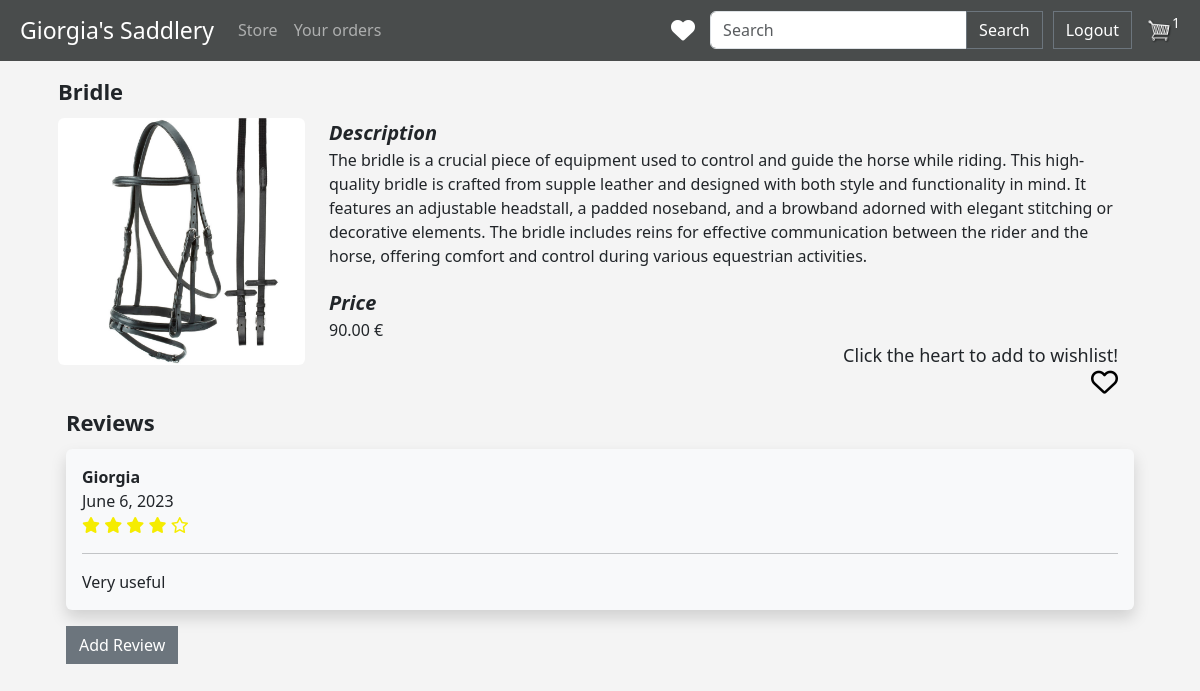
The page /detail/42/ (signed in) on the database its author committed.
### store/models.py (models this page shows, shortened)
class OrderModel(models.Model):
    customer = models.ForeignKey(CustomerModel, on_delete=models.SET_NULL, blank=True, null=True)
    date_order = models.DateTimeField(auto_now_add=True)
    complete = models.BooleanField(default=False, null=True, blank=True)
    transaction_id = models.CharField(max_length=5, null=True)
    def calculate_cart_items(self):
        orderitems = self.orderitemmodel_set.all()
        total = sum([item.quantity for item in orderitems])
        return total

class OrderItemModel(models.Model):
    product = models.ForeignKey(ProductModel, on_delete=models.SET_NULL, null=True, blank=True)
    order = models.ForeignKey(OrderModel, on_delete=models.SET_NULL, null=True, blank=True)
    quantity = models.IntegerField(default=0, null=True, blank=True)
    date_added = models.DateTimeField(auto_now_add=True)

class ProductModel(models.Model):
    name = models.CharField(max_length=200, null=True)
    price = models.FloatField()
    category = models.ForeignKey(CategoryModel, on_delete=models.SET_NULL, null=True)
    image = models.ImageField(null=True, blank=True)
    description = models.TextField(null=True, blank=True)
    numberOfLikes = models.IntegerField(default=0)

class Review(models.Model):
    CHOICES = [
        ('0', 'Zero stelle'),
        ('1', 'Una stella'),
        ('2', 'Due stelle'),
        ('3', 'Tre stelle'),
        ('4', 'Quattro stelle'),
        ('5', 'Cinque stelle'),
    ]
    customer = models.ForeignKey(CustomerModel, on_delete=models.CASCADE)
    date_added = models.DateField(auto_now_add=True)
    product = models.ForeignKey(ProductModel, related_name="reviews", on_delete=models.CASCADE)
    content = models.TextField(max_length=300)
    rating = models.CharField(max_length= 20, choices=CHOICES, default= 'star0')

class CustomerModel(models.Model):
    user = models.OneToOneField(User, on_delete=models.CASCADE, null=True, blank=True)   #a user can only have a customer and a customer canonly have a user
    name = models.CharField(max_length=50, null=True)
    surname = models.CharField(max_length=50, null=True)
    email = models.EmailField(max_length=50, null=True)
    def __str__(self):
        return self.name

### store/views.py (the view)
# urls.py: path('detail/<int:id>/', views.detail, name="detail"),
def detail(request, id):
    product = get_object_or_404(ProductModel, pk=id)
    liked_object = LikedProducts.objects.filter(productId=id, username=request.user.username).first()
    cart_items = 0
    if request.user.is_authenticated:
        customer = request.user.customermodel
        order, created = OrderModel.objects.get_or_create(customer=customer, complete=False)
        cart_items = order.calculate_cart_items
    else:
        cart_items = 0
    return render(request, 'store/detail.html', {
        'product': product,
        'cart_items': cart_items,
        'liked_object': liked_object,
    })

### store/templates/store/detail.html (shortened to what this page needs)
{% extends 'store/main.html' %}
{% load static %}
{% block content %}
<div class="row px-3">
    <div class="row pt-1" style="font-size: 22px; margin-top: 10px; margin-bottom: 10px;">
        <strong> {{product.name}} </strong>
    </div>
    <div class="row">
        <div class="col-lg-3 col-md-3 col-sm-12">
            <img src="{{product.image.url}}" class="img-fluid rounded-2" style="width: 100%">
        </div>
        <div class="col-lg-9 col-md-9 col-sm-12">
        <div style="font-size: 20px;"><strong><i>Description</i></strong></div>
        {{product.description}}
        <div style="font-size: 20px; margin-top: 20px;"><strong><i>Price</i></strong></div>
        {{product.price|floatformat:2}} €
        {% if request.user.is_authenticated %}
            {% if liked_object%}
                <div style="font-size: 18px; text-align: right">
                    You like this product!
                </div>
                <div style="display:flex; justify-content: right">
                <a href="{% url 'likeProduct' product.id %}" class="addLike" title="like" >
                    <i class="fa-solid fa-heart fa-xl" style="color:black"></i>
                </a>
                </div>
            {% else %}
                <div style="font-size: 18px; text-align: right">
                    Click the heart to add to wishlist!
                <div style="display:flex; justify-content: right">
                <a href="{% url 'likeProduct' product.id %}" class="addLike" title="like" >
                    <i class="fa-regular fa-heart fa-xl" style="color:black"></i>
                </a>
                </div>
            {% endif %}
        {% else %}
            <div style="font-size: 18px; text-align: right">
                <a class="login py-1" href="{% url 'login' %}">
                            <button type="button" class="btn btn-outline-secondary rounded-3 px-4 ">Login to like products!</button>
                </a>
            </div>
        {% endif %}
        </div>
        </div>
    </div>
</div>
<div class="px-4">
    <div style="font-size: 22px; margin-top: 10px; margin-bottom: 10px;">
        <strong>Reviews</strong>
    </div>
    <div>
    {% if not product.reviews.all %}
        <div style="font-size: 18px; margin-top: 15px; margin-bottom: 15px;">
            No reviews yet..
        </div>
    {% else %}
        {% for review in product.reviews.all %}
            <div class="shadow p-3 mb-3 bg-body-tertiary rounded">
                <div> <strong>
                    {{ review.customer }}
                    </strong>
                    <br/>
                    {{ review.date_added}}
                </div>
                {% if review.rating|add:0 == 0 %}
                    <i class="fa-regular fa-star" style="color: #f5ec00;"></i>
                    <i class="fa-regular fa-star" style="color: #f5ec00;"></i>
                    <i class="fa-regular fa-star" style="color: #f5ec00;"></i>
                    <i class="fa-regular fa-star" style="color: #f5ec00;"></i>
                    <i class="fa-regular fa-star" style="color: #f5ec00;"></i>
                {% elif review.rating|add:0 == 1 %}
                    <i class="fa-solid fa-star" style="color: #f5ec00;"></i>
                    <i class="fa-regular fa-star" style="color: #f5ec00;"></i>
                    <i class="fa-regular fa-star" style="color: #f5ec00;"></i>
                    <i class="fa-regular fa-star" style="color: #f5ec00;"></i>
                    <i class="fa-regular fa-star" style="color: #f5ec00;"></i>
                {% elif review.rating|add:0 == 2 %}
                    <i class="fa-solid fa-star" style="color: #f5ec00;"></i>
                    <i class="fa-solid fa-star" style="color: #f5ec00;"></i>
                    <i class="fa-regular fa-star" style="color: #f5ec00;"></i>
                    <i class="fa-regular fa-star" style="color: #f5ec00;"></i>
                    <i class="fa-regular fa-star" style="color: #f5ec00;"></i>
                {% elif review.rating|add:0 == 3 %}
                    <i class="fa-solid fa-star" style="color: #f5ec00;"></i>
                    <i class="fa-solid fa-star" style="color: #f5ec00;"></i>
                    <i class="fa-solid fa-star" style="color: #f5ec00;"></i>
                    <i class="fa-regular fa-star" style="color: #f5ec00;"></i>
                    <i class="fa-regular fa-star" style="color: #f5ec00;"></i>
                {% elif review.rating|add:0 == 4 %}
                    <i class="fa-solid fa-star" style="color: #f5ec00;"></i>
                    <i class="fa-solid fa-star" style="color: #f5ec00;"></i>
                    <i class="fa-solid fa-star" style="color: #f5ec00;"></i>
                    <i class="fa-solid fa-star" style="color: #f5ec00;"></i>
                    <i class="fa-regular fa-star" style="color: #f5ec00;"></i>
                {% elif review.rating|add:0 == 5 %}
                    <i class="fa-solid fa-star" style="color: #f5ec00;"></i>
                    <i class="fa-solid fa-star" style="color: #f5ec00;"></i>
                    <i class="fa-solid fa-star" style="color: #f5ec00;"></i>
                    <i class="fa-solid fa-star" style="color: #f5ec00;"></i>
                    <i class="fa-solid fa-star" style="color: #f5ec00;"></i>
                {% endif %}
                <hr>
                <div>
                    {{ review.content }}
                </div>
            </div>
        {% endfor %}
    {% endif %}
    </div>
    {% if request.user.is_authenticated %}
        <a class="btn btn-secondary" href="{% url 'addReview' product.id %}" style="margin-bottom: 20px;">Add Review</a>
        <br/>
    {% else %}
        <a class="btn btn-secondary" href="{% url 'login' %}" style="margin-bottom: 20px;">Login to add review</a>
        <br/>
    {% endif %}
</div>
{% endblock content %}

### store/templates/store/main.html (shortened to what this page needs)
<!DOCTYPE html>
{% load static %}
<html lang="en">
<head>
    <link href="https://cdn.jsdelivr.net/npm/bootstrap@5.3.0-alpha3/dist/css/bootstrap.min.css" rel="stylesheet">
    <link rel="stylesheet" type="text/css" href="{% static 'css/main.css' %}">
</head>
<body>
<nav class="navbar navbar-expand-lg navbar-dark bg-dark" style="padding-right: 20px; padding-left: 20px;">
  <a class="navbar-brand" href="{% url 'store' %}" style="font-size: 23px;">  Giorgia's Saddlery </a>
  <div class="collapse navbar-collapse justify-content-between" id="navbarSupportedContent">
    <ul class="navbar-nav mr-auto">
      <li class="nav-item active">
        <a class="nav-link" href="{% url 'store' %}"> Store</a>
      </li>
      {% if request.user.is_authenticated %}
          <li class="nav-item ">
            <a class="nav-link" href="{% url 'orderHistory' %}"> Your orders</a>
          </li>
      {% endif%}
    </ul>
    <div class="form-inline my-2 my-lg-0 d-flex align-items-center">
        {% if request.user.is_authenticated %}
        <a href="{% url 'likedProducts' %}" style="text-decoration: none; margin-right: 15px" >
            <i class="fa-solid fa-heart fa-xl" style="color: white"></i>
        </a>
        {% endif %}
         <form class="form-inline my-2 my-lg-0" action="{% url 'search' %}" method=POST style="margin-right: 10px">
            <div class="input-group">
            <input class="form-control mr-sm-2" type="search" placeholder="Search" aria-label="Search" name="searched">
            <div class="input-group-append">
                <button class="btn btn-outline-secondary my-2 my-sm-0" type="submit" style="color: white">Search</button>
            </div>
            </div>
        </form>
        {% if request.user.is_authenticated %}
         		<a href="{% url 'logout' %}" class="btn btn-outline-secondary my-2 my-sm-0" type="submit" style="color: white">Logout</a>
        {% else %}
         		<a href="{% url 'login' %}" class="btn btn-outline-secondary my-2 my-sm-0" type="submit" style="color: white; margin-right: 10px;">Login</a>
                <a href="{% url 'register_user' %}" class="btn btn-outline-secondary my-2 my-sm-0" type="submit" style="color: white">Register</a>
        {% endif %}
        {% if request.user.is_authenticated %}
            <a href="{% url 'cart' %}">
                    <img  id="cart-icon" src="{% static 'images/cart.png' %}" >
            </a>
            <p id="cart-total" style="color:white; background-color: transparent; font-size: 14px;">{{cart_items}}</p>
        {% endif %}
    </div>
  </div>
</nav>
<div class="container" style="margin-bottom: 30px">
    {% block content%}
    {% endblock content%}
</div>
</body>
</html>

### static/css/main.css (style rules this page uses)
body { background-color: #f4f4f4; }
.bg-dark { background-color: #494c4c !important; }
#cart-icon { width:25px; display: inline-block; margin-left: 15px; }
.btn { border-radius: 0; }

### store/templates/store/main.html (style rules this page uses)
body { background-color: #f4f4f4; }

### rows shown on the page
OrderModel: id.quantity "1"
ProductModel: name "Bridle", image (picture), description "The bridle is a crucial piece of equipment used to control and guide the horse while riding. This high-quality bridle is crafted from supple leather and designed with both style and functionality in mind. It features an adjustable headstall, a padded noseband, and a browband adorned with elegant stitching or decorative elements. The bridle includes reins for effective communication between the rider and the horse, offering comfort and control during various equestrian activities.", price "90.00"
Review: customer "Giorgia", date_added "June 6, 2023", rating "4" (drawn), content "Very useful"
